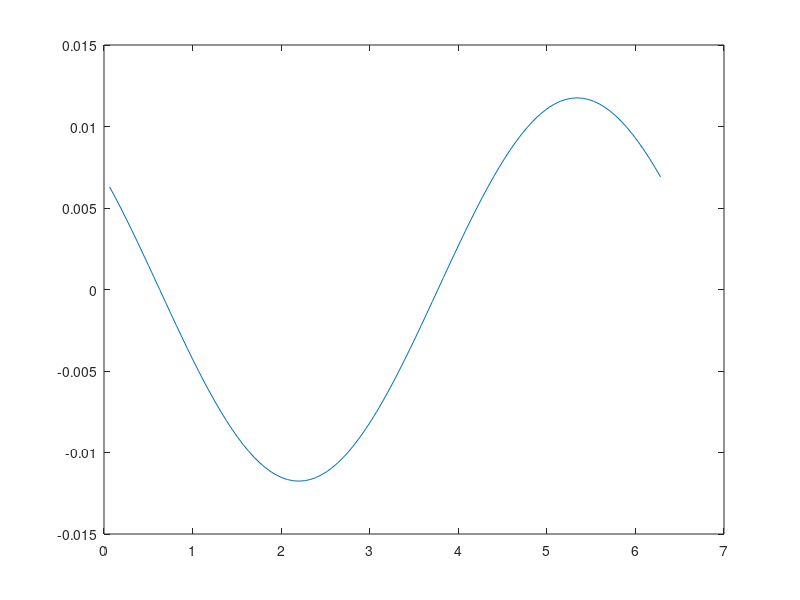

Recreate this plot in MATLAB.
i = 0
for b = 0.01:0.01:1
    i = i+1;
    phi = b*2*pi;
    wa = 1;
    theta_m = 0.2*2*pi;
    ca = 1/100;
    ta(i) = - ca*cos(theta_m-phi) + ca*cos(phi);
end
b = 0.01:0.01:1;
phi = b*2*pi;
plot(phi,ta);
